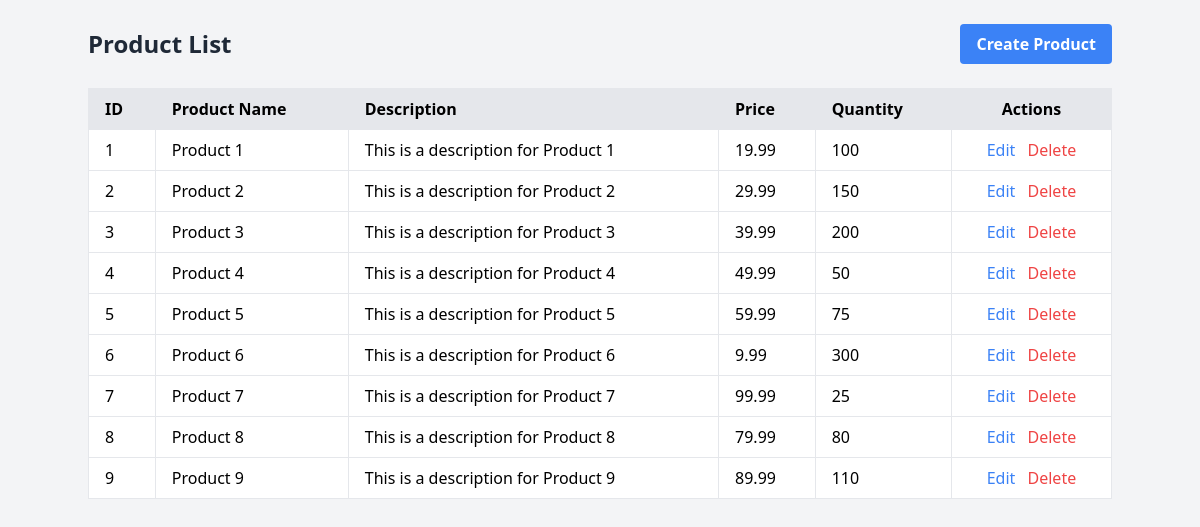
The page / on the database its author committed.
### tables this page shows
CREATE TABLE `products` (
  `id` int UNSIGNED NOT NULL,
  `product_name` varchar(255) NOT NULL,
  `description` text NOT NULL,
  `price` decimal(10,2) NOT NULL,
  `quantity` int NOT NULL
);

### index.php (the view, shortened to what this page needs)
<?php
require "config.php";
$stmt = $pdo->prepare("SELECT * FROM products ORDER BY id");
$stmt->execute();
$result = $stmt->fetchAll(PDO::FETCH_ASSOC);
?>
<!DOCTYPE html>
<html lang="en">
<head>
    <link href="https://cdn.jsdelivr.net/npm/tailwindcss@2.2.19/dist/tailwind.min.css" rel="stylesheet">
</head>
<body class="bg-gray-100 p-6">
<div class="container mx-auto">
    <div class="flex justify-between items-center mb-6">
        <h2 class="text-2xl font-bold text-gray-800">Product List</h2>
        <a href="create.php" class="bg-blue-500 hover:bg-blue-600 text-white font-semibold py-2 px-4 rounded">Create Product</a>
    </div>
    <div class="overflow-x-auto">
        <table class="min-w-full bg-white border border-gray-300">
            <thead>
            <tr class="bg-gray-200">
                <th class="border px-4 py-2 text-left">ID</th>
                <th class="border px-4 py-2 text-left">Product Name</th>
                <th class="border px-4 py-2 text-left">Description</th>
                <th class="border px-4 py-2 text-left">Price</th>
                <th class="border px-4 py-2 text-left">Quantity</th>
                <th class="border px-4 py-2 text-center">Actions</th>
            </tr>
            </thead>
            <tbody>
            <?php foreach ($result as $row): ?>
                <tr class="hover:bg-gray-100">
                    <td class="border px-4 py-2"><?= htmlspecialchars($row['id']); ?></td>
                    <td class="border px-4 py-2"><?= htmlspecialchars($row['product_name']); ?></td>
                    <td class="border px-4 py-2"><?= htmlspecialchars($row['description']); ?></td>
                    <td class="border px-4 py-2"><?= htmlspecialchars($row['price']); ?></td>
                    <td class="border px-4 py-2"><?= htmlspecialchars($row['quantity']); ?></td>
                    <td class="border px-4 py-2 text-center">
                        <a href="edit.php?id=<?= htmlspecialchars($row['id']); ?>" class="text-blue-500">Edit</a>
                        <a href="delete.php?id=<?= htmlspecialchars($row['id']); ?>" class="text-red-500 ml-2" onclick="return confirm('Are you sure you want to delete this product?');">Delete</a>
                    </td>
                </tr>
            <?php endforeach; ?>
            </tbody>
        </table>
    </div>
</div>
</body>
</html>

### rows shown on the page
products: id "1", product_name "Product 1", description "This is a description for Product 1", price "19.99", quantity "100"
products: id "2", product_name "Product 2", description "This is a description for Product 2", price "29.99", quantity "150"
products: id "3", product_name "Product 3", description "This is a description for Product 3", price "39.99", quantity "200"
products: id "4", product_name "Product 4", description "This is a description for Product 4", price "49.99", quantity "50"
products: id "5", product_name "Product 5", description "This is a description for Product 5", price "59.99", quantity "75"
products: id "6", product_name "Product 6", description "This is a description for Product 6", price "9.99", quantity "300"
products: id "7", product_name "Product 7", description "This is a description for Product 7", price "99.99", quantity "25"
products: id "8", product_name "Product 8", description "This is a description for Product 8", price "79.99", quantity "80"
products: id "9", product_name "Product 9", description "This is a description for Product 9", price "89.99", quantity "110"
